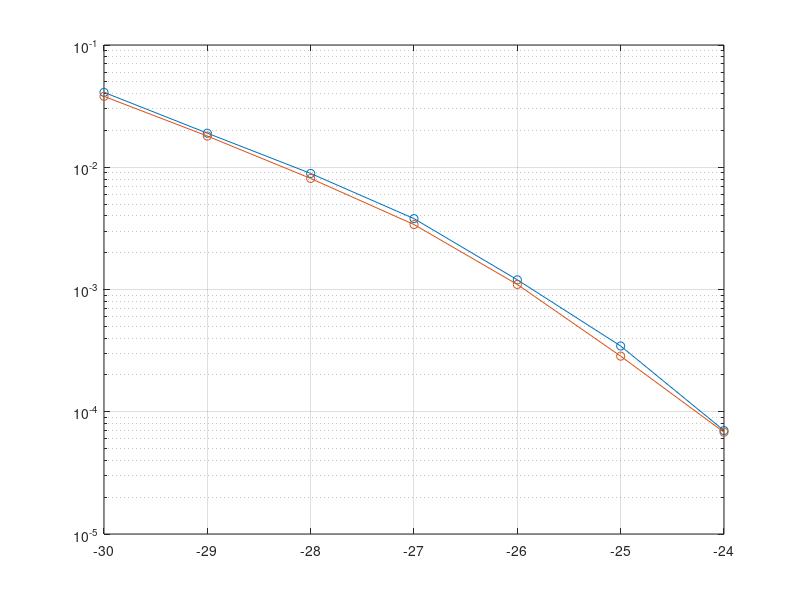

Here is the MATLAB script that generated this plot: (Note: this script raises an error after producing the figure.)
%%%%%%%%%%%%%%%%%%%%%%%%%%%%%%%%%%%%%%%%%%%%%%%%%%%%%%%%%%%%%%%%%%%%%%%%%%%
%%%%%%%%%%%%%%%%%%%%%%%%%%%%%% MAKE BER PLOT %%%%%%%%%%%%%%%%%%%%%%%%%%%%%%
%%%%%%%%%%%%%%%%%%%%%%%%%%%%%%%%%%%%%%%%%%%%%%%%%%%%%%%%%%%%%%%%%%%%%%%%%%%
% Has data from simulations and plots BER vs N0

%% Data

%%%%%%%%%%%%%%%%%%%
% RESULTS WITH HC %
%%%%%%%%%%%%%%%%%%%

% This is for with_hc/0a.mat 
N0MRC0a = [24 25 26 27 28 29 30]; 
BERMRC0a = [7.02e-5 3.45e-4 1.2e-3 3.8e-3 8.9e-3 1.9e-2 4.1e-2];

% This is for with_hc/0b.mat 
N0MRC0b = [24 25 26 27 28 29 30]; 
BERMRC0b = [6.8e-5 2.85e-4 1.1e-3 3.4e-3 8.1e-3 1.8e-2 3.8e-2];

% This is for with_hc/10a.mat 
N0MRC10a = [23 24 25 26 27 28 29]; 
BERMRC10a = [4.2e-5 2.4e-4 8.6e-4 2.4e-3 7.2e-3 1.5e-2 3.4e-2];

% This is for with_hc/10b.mat
N0MRC10b = [];
BERMRC10b = [];

% This is for with_hc/20a.mat 
N0MRC20a = [23 24 25 26 27 28]; 
BERMRC20a = [2.355e-5 1.41e-4 6.0e-4 1.87e-3 5.31e-3 1.26e-2];

% This is for with_hc/20b.mat 
N0MRC20b = [23 24 25 26 27 28]; 
BERMRC20b = [4.28e-5 1.94e-4 7.68e-4 2.41e-3 6.44e-3 1.43e-2];

% This is for with_hc/30a.mat 
N0MRC30a = [23 24 25 26 27 28]; 
BERMRC30a = [3.46e-5 1.68e-4 7.81e-4 2.22e-3 6.18e-3 1.35e-2];

% This is for with_hc/30b.mat
N0MRC30b = [];
BERMRC30b = [];

% This is for with_hc/40a.mat
N0MRC40a = [];
BERMRC40a = [];

% This is for with_hc/40b.mat
N0MRC40b = [];
BERMRC40b = [];

% This is for with_hc/50a.mat
N0MRC50a = [];
BERMRC50a = [];

% This is for with_hc/50b.mat
N0MRC50b = [];
BERMRC50b = [];

% This is for with_hc/60a.mat
N0MRC60a = [];
BERMRC60a = [];

% This is for with_hc/60b.mat
N0MRC60b = [];
BERMRC60b = [];

% This is for with_hc/70a.mat
N0MRC70a = [];
BERMRC70a = [];

% This is for with_hc/70b.mat
N0MRC70b = [];
BERMRC70b = [];

% This is for with_hc/80a.mat
N0MRC80a = [];
BERMRC80a = [];

% This is for with_hc/80b.mat
N0MRC80b = [];
BERMRC80b = [];

% This is for with_hc/90a.mat
N0MRC90a = [];
BERMRC90a = [];

% This is for with_hc/90b.mat
N0MRC90b = [];
BERMRC90b = [];

%%%%%%%%%%%%%%%%%%
% RESULTS W/O HC %
%%%%%%%%%%%%%%%%%%

% This is for wo_hc/0a.mat
N0ML0a = [];
BERML0a = [];

% This is for wo_hc/0b.mat
N0ML0b = [];
BERML0b = [];

% This is for wo_hc/10a.mat
N0ML10a = [];
BERML10a = [];

% This is for wo_hc/10b.mat
N0ML10b = [];
BERML10b = [];

% This is for wo_hc/20a.mat 
N0ML20a = [28 27 26 25 24 23]; 
BERML20a = [.01203 .005327 .00202 .000601 .0001489 2.18e-5];

% This is for wo_hc/20b.mat 
N0ML20b = [28 27 26 25 24 23]; 
BERML20b = [.009732 .004309 .001543 .0004347 9.855e-5 1.508e-5];

% This is for wo_hc/30a.mat 
N0ML30a = [28 27 26 25 24 23]; 
BERML30a = [.01705 .008261 .00321 .001129 .0002883 6.391e-5];

% This is for wo_hc/30b.mat 
N0ML30b = [28 27 26 25 24 23]; 
BERML30b = [.01475 .007352 .003013 .0009528 .0002628 4.539e-5];

% This is for wo_hc/40a.mat
N0ML40a = [27 26 25 24 23];
BERML40a = [.01279 .005939 .00217 .0006526 .0001754];

% This is for wo_hc/40b.mat
N0ML40b = [];
BERML40b = [];

% This is for wo_hc/50a.mat
N0ML50a = [];
BERML50a = [];

% This is for wo_hc/50b.mat
N0ML50b = [];
BERML50b = [];

% This is for wo_hc/60a.mat
N0ML60a = [];
BERML60a = [];

% This is for wo_hc/60b.mat
N0ML60b = [];
BERML60b = [];

% This is for wo_hc/70a.mat
N0ML70a = [];
BERML70a = [];

% This is for wo_hc/70b.mat
N0ML70b = [];
BERML70b = [];

% This is for wo_hc/80a.mat 
N0ML80a = [26 25 24 23 22 21]; 
BERML80a = [0.0186 0.00848 0.003525 0.00192 0.0003253 6.526e-5];

% This is for wo_hc/80b.mat 
N0ML80b = []; 
BERML80b = [];

% This is for wo_hc/90a.mat 
N0ML90a = [26 25 24 23 22 21]; 
BERML90a = [0.01151 0.004927 0.001775 0.0005332 0.0001314 2.275e-5];

% This is for wo_hc/90b.mat 
N0ML90b = [27 26 25 24 23 22]; 
BERML90b = [0.01672 0.007438 0.003006 0.001013 0.0002559 5.21e-5];


%% Plots (TODO)
% Plot 0 a&b with hc
figure(100);
semilogy(-N0MRC0a,BERMRC0a,'o-'); hold on; semilogy(-N0MRC0b,BERMRC0b,'o-'); grid on; hold off;
ax = gca;
ax.FontName = 'Times New Roman';
ax.XLabel.Interpreter = 'LaTeX';
ax.XLabel.String = '$1/N_0$ (dB)';
ax.YLabel.Interpreter = 'LaTeX';
ax.YLabel.String = 'BER';

% Plot 10 a&b with hc
figure(110);
semilogy(-N0MRC10a,BERMRC10a,'o-'); hold on; semilogy(-N0MRC10b,BERMRC10b,'o-'); grid on; hold off;
ax = gca;
ax.FontName = 'Times New Roman';
ax.XLabel.Interpreter = 'LaTeX';
ax.XLabel.String = '$1/N_0$ (dB)';
ax.YLabel.Interpreter = 'LaTeX';
ax.YLabel.String = 'BER';

% Plot 20 a&b with hc
figure(120);
semilogy(-N0MRC20a,BERMRC20a,'o-'); hold on; semilogy(-N0MRC20b,BERMRC20b,'o-'); grid on; hold off;
ax = gca;
ax.FontName = 'Times New Roman';
ax.XLabel.Interpreter = 'LaTeX';
ax.XLabel.String = '$1/N_0$ (dB)';
ax.YLabel.Interpreter = 'LaTeX';
ax.YLabel.String = 'BER';

% Plot 30 a&b with hc
figure(130);
semilogy(-N0MRC30a,BERMRC30a,'o-'); hold on; semilogy(-N0MRC30b,BERMRC30b,'o-'); grid on; hold off;
ax = gca;
ax.FontName = 'Times New Roman';
ax.XLabel.Interpreter = 'LaTeX';
ax.XLabel.String = '$1/N_0$ (dB)';
ax.YLabel.Interpreter = 'LaTeX';
ax.YLabel.String = 'BER';

% Plot 20 a&b wo hc
figure(220);
semilogy(-N0ML20a,BERML20a,'o-'); hold on; semilogy(-N0ML20b,BERML20b,'o-'); grid on; hold off;
ax = gca;
ax.FontName = 'Times New Roman';
ax.XLabel.Interpreter = 'LaTeX';
ax.XLabel.String = '$1/N_0$ (dB)';
ax.YLabel.Interpreter = 'LaTeX';
ax.YLabel.String = 'BER';

% Plot 30 a&b wo hc
figure(230);
semilogy(-N0ML30a,BERML30a,'o-'); hold on; semilogy(-N0ML30b,BERML30b,'o-'); grid on; hold off;
ax = gca;
ax.FontName = 'Times New Roman';
ax.XLabel.Interpreter = 'LaTeX';
ax.XLabel.String = '$1/N_0$ (dB)';
ax.YLabel.Interpreter = 'LaTeX';
ax.YLabel.String = 'BER';

% Plot 80 a&b wo hc
figure(280);
semilogy(-N0ML80a,BERML80a,'o-'); hold on; semilogy(-N0ML80b,BERML80b,'o-'); grid on; hold off;
ax = gca;
ax.FontName = 'Times New Roman';
ax.XLabel.Interpreter = 'LaTeX';
ax.XLabel.String = '$1/N_0$ (dB)';
ax.YLabel.Interpreter = 'LaTeX';
ax.YLabel.String = 'BER';

% Plot 90 a&b wo hc
figure(290);
semilogy(-N0ML90a,BERML90a,'o-'); hold on; semilogy(-N0ML90b,BERML90b,'o-'); grid on; hold off;
ax = gca;
ax.FontName = 'Times New Roman';
ax.XLabel.Interpreter = 'LaTeX';
ax.XLabel.String = '$1/N_0$ (dB)';
ax.YLabel.Interpreter = 'LaTeX';
ax.YLabel.String = 'BER';
